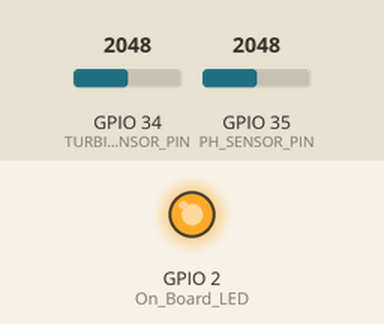
Bench run of a sketch on a simulated ESP32. On the bench: output pins drawn as LEDs (lit = HIGH). Inputs (shaded band) come from the test bench; at power-on: GPIO 34 (TURBIDITY_SENSOR_PIN) = 2048, GPIO 35 (PH_SENSOR_PIN) = 2048. WiFi joins after 1.5 s; servers stay silent unless stated; uploads are accepted with an empty reply; what the sketch prints to the serial monitor is not drawn.

Above: at 0.1 s.
At 1.3 s:
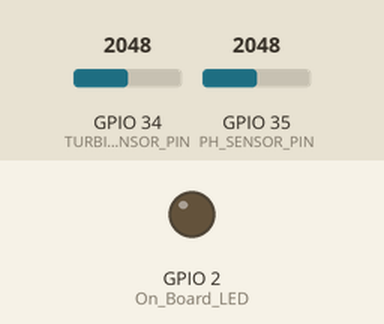
Timing chart, 0 to 2.8 s (numbered marks = the images above):
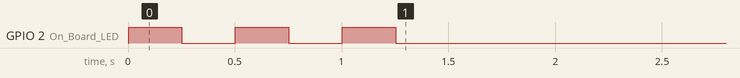

The sketch:

test.ino
```cpp
#if defined(ESP32)
  #include <WiFi.h>
#elif defined(ESP8266)
  #include <ESP8266WiFi.h>
#endif
#include <HTTPClient.h>

// Insert your network credentials.
#define WIFI_SSID "Wilsonwils"
#define WIFI_PASSWORD "Xzibit5+"

// Insert Ngrok server URL
#define NGROK_URL "https://0d6b-154-161-5-86.ngrok-free.app/api/vehicle/update"

// Define the Digital Pin of the "On Board LED".
#define On_Board_LED 2

// Define the sensor pins
#define TURBIDITY_SENSOR_PIN 34
#define PH_SENSOR_PIN 35

// Millis variable to send/store data to Ngrok server.
unsigned long sendDataPrevMillis = 0;
const long sendDataIntervalMillis = 10000; // Sends/stores data to Ngrok server every 10 seconds.

void setup() {
  Serial.begin(115200);
  Serial.println();

  pinMode(On_Board_LED, OUTPUT);
  pinMode(TURBIDITY_SENSOR_PIN, INPUT);
  pinMode(PH_SENSOR_PIN, INPUT);

  // Connecting the WiFi on the ESP32 to the WiFi Router/Hotspot.
  WiFi.mode(WIFI_STA);
  WiFi.begin(WIFI_SSID, WIFI_PASSWORD);
  Serial.println("---------------Connection");
  Serial.print("Connecting to : ");
  Serial.println(WIFI_SSID);

  unsigned long startAttemptTime = millis();

  // Attempt to connect for 10 seconds
  while (WiFi.status() != WL_CONNECTED && millis() - startAttemptTime < 10000){
    Serial.print(".");
    digitalWrite(On_Board_LED, HIGH);
    delay(250);
    digitalWrite(On_Board_LED, LOW);
    delay(250);
  }

  // Check if the ESP32 is connected to WiFi
  if (WiFi.status() != WL_CONNECTED) {
    Serial.println();
    Serial.println("Failed to connect to WiFi. Restarting...");
    ESP.restart();
  }

  digitalWrite(On_Board_LED, LOW);
  Serial.println();
  Serial.print("Successfully connected to : ");
  Serial.println(WIFI_SSID);
  Serial.println("---------------");
}

void loop() {
  if (WiFi.status() == WL_CONNECTED && (millis() - sendDataPrevMillis > sendDataIntervalMillis || sendDataPrevMillis == 0)){
    sendDataPrevMillis = millis();

    // Read sensor data
    int turbidity_data = analogRead(TURBIDITY_SENSOR_PIN);
    int ph_data = analogRead(PH_SENSOR_PIN);

    Serial.print("Turbidity_data: ");
    Serial.print(turbidity_data);
    Serial.print("\t | pH_data: ");
    Serial.println(ph_data);

    // Prepare JSON payload
    String payload = "{\"turbidity_data\": " + String(turbidity_data) + ", \"ph_data\": " + String(ph_data) + "}";

    // Send data to Ngrok server
    if (sendDataToNgrok(payload)) {
      Serial.println("Data sent successfully");
    } else {
      Serial.println("Failed to send data");
    }
  }
  delay(100);
}

bool sendDataToNgrok(String payload) {
  HTTPClient http;
  http.begin(NGROK_URL);
  http.addHeader("Content-Type", "application/json");

  int httpResponseCode = http.POST(payload);

  if (httpResponseCode > 0) {
    String response = http.getString();
    Serial.println("HTTP Response code: " + String(httpResponseCode));
    Serial.println("Response: " + response);
    http.end();
    return true;
  } else {
    Serial.println("Error on sending POST: " + String(httpResponseCode));
    http.end();
    return false;
  }
}
```
